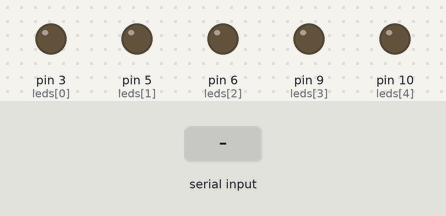
Simulated run of this sketch. Board: Arduino Uno, built with avr-gcc and run on an emulated ATmega328P. Shown: output pins drawn as LEDs (lit = HIGH). The test bench sets the inputs (shaded band).

Above: at 1.2 s.
1.3 s: "1,90\n" received over Serial
At 2.1 s:
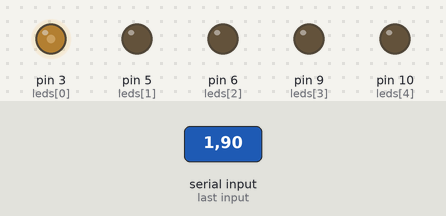
2.8 s: "90,45\n" received over Serial
At 3.3 s:
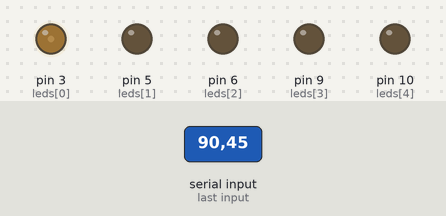
4.3 s: "30,150\n" received over Serial
At 5.5 s:
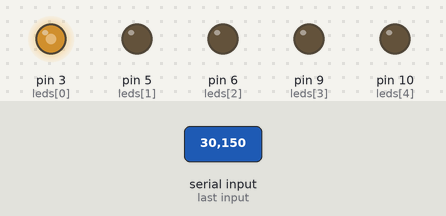
5.8 s: "1,90,45\n" received over Serial
At 6.9 s:
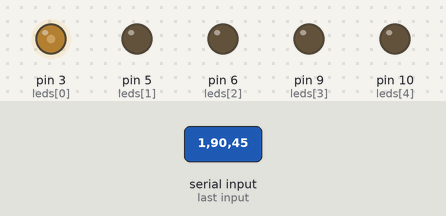
Timing chart, 0 to 8.3 s (numbered marks = the images above; inputs shaded):
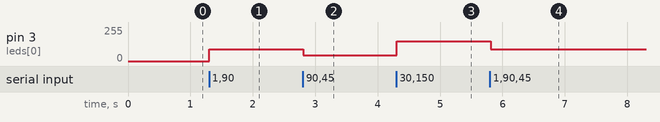

Measured:
- after the input at 1.3 s, pin 3 (leds[0]): 0/255 → 90/255 at once
- after the input at 2.8 s, pin 3 (leds[0]): 90/255 → 45/255 at once
- after the input at 4.3 s, pin 3 (leds[0]): 45/255 → 150/255 at once
- after the input at 5.8 s, pin 3 (leds[0]): 150/255 → 90/255 at once

The sketch:

servomotor2.ino
```cpp
#define NUM 5
int leds[NUM] = {3, 5, 6, 9, 10}; // Pines PWM

int brilloLeds[NUM];   // guarda el brillo actual de cada LED
int ledSeleccionado = -1; // LED actualmente seleccionado para modificar brillo

void setup() {
  Serial.begin(9600);

  // Inicializar LEDs apagados
  for (int i = 0; i < NUM; i++) {
    pinMode(leds[i], OUTPUT);
    brilloLeds[i] = 0;
    analogWrite(leds[i], 0);
  }
}

void loop() {
  if (Serial.available()) {
    String input = Serial.readStringUntil('\n');
    int coma = input.indexOf(',');

    if (coma > 0) {
      int ledSelect = input.substring(0, coma).toInt();
      int nivelBrillo = input.substring(coma + 1).toInt();

      // --- Si mano derecha manda 0 → apagar todos ---
      if (ledSelect == 0) {
        for (int i = 0; i < NUM; i++) {
          brilloLeds[i] = 0;
          analogWrite(leds[i], 0);
        }
        ledSeleccionado = -1; // reset de selección
      }
      // --- Si se selecciona un LED válido con mano derecha ---
      else if (ledSelect > 0 && ledSelect <= NUM) {
        int index = ledSelect - 1;
        // Si estaba apagado, prender al máximo
        if (brilloLeds[index] == 0) {
          brilloLeds[index] = 255;
          analogWrite(leds[index], 255);
        }
        // Guardar ese LED como seleccionado para ajuste de brillo
        ledSeleccionado = index;
      }

      // --- Mano izquierda controla el brillo SOLO del LED seleccionado ---
      if (ledSeleccionado != -1 && nivelBrillo > 0) {
        brilloLeds[ledSeleccionado] = constrain(nivelBrillo, 0, 255);
        analogWrite(leds[ledSeleccionado], brilloLeds[ledSeleccionado]);
      }
    }
  }
}
```
